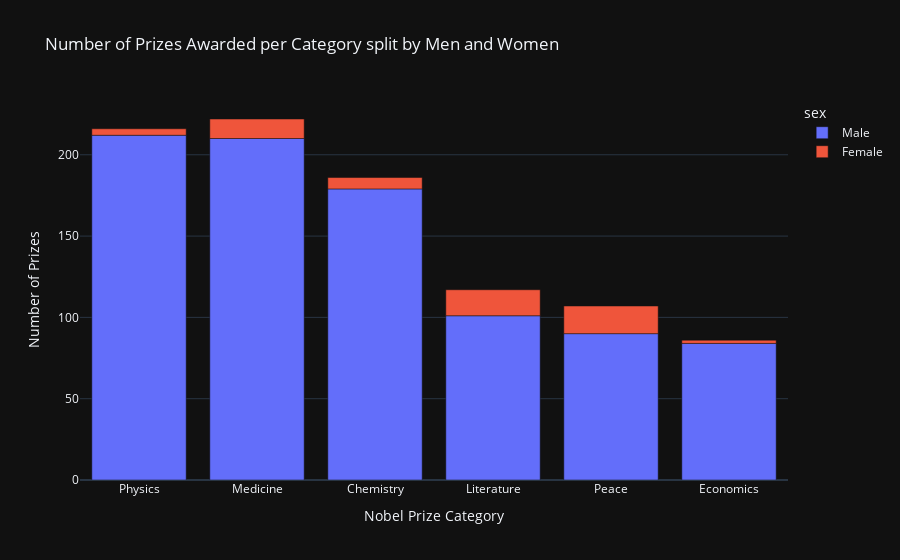

Notebook code cell kept with this figure:
### Markdown cell above
# Male and Female Winners by Category

Create a [plotly bar chart](https://plotly.com/python/bar-charts/) that shows the split between men and women by category.
* Hover over the bar chart. How many prizes went to women in Literature compared to Physics?

<img src=https://i.imgur.com/od8TfOp.png width=650>

### Code cell
male_female_by_category =df_data.groupby(['category', 'sex'], as_index=False).agg({'prize': pd.Series.count})
male_female_by_category.sort_values('prize', ascending=False, inplace=True)
fig2 = px.bar(male_female_by_category, x = 'category', y = 'prize', color = 'sex', title='Number of Prizes Awarded per Category split by Men and Women')
fig2.update_layout(xaxis_title='Nobel Prize Category', yaxis_title='Number of Prizes')

### Figure 1 — Plotly figure (JSON) as saved in the notebook; plotly's stock layout.template omitted (floating-point values rounded to 4 significant figures)
{"data": [{"hovertemplate": "sex=Male<br>category=%{x}<br>prize=%{y}<extra></extra>", "legendgroup": "Male", "marker": {"color": "#636efa", "pattern": {"shape": ""}}, "name": "Male", "orientation": "v", "showlegend": true, "textposition": "auto", "x": ["Physics", "Medicine", "Chemistry", "Literature", "Peace", "Economics"], "xaxis": "x", "y": [212, 210, 179, 101, 90, 84], "yaxis": "y", "type": "bar"}, {"hovertemplate": "sex=Female<br>category=%{x}<br>prize=%{y}<extra></extra>", "legendgroup": "Female", "marker": {"color": "#EF553B", "pattern": {"shape": ""}}, "name": "Female", "orientation": "v", "showlegend": true, "textposition": "auto", "x": ["Peace", "Literature", "Medicine", "Chemistry", "Physics", "Economics"], "xaxis": "x", "y": [17, 16, 12, 7, 4, 2], "yaxis": "y", "type": "bar"}], "layout": {"xaxis": {"anchor": "y", "domain": [0.0, 1.0], "title": {"text": "Nobel Prize Category"}}, "yaxis": {"anchor": "x", "domain": [0.0, 1.0], "title": {"text": "Number of Prizes"}}, "legend": {"title": {"text": "sex"}, "tracegroupgap": 0}, "title": {"text": "Number of Prizes Awarded per Category split by Men and Women"}, "barmode": "relative"}}
